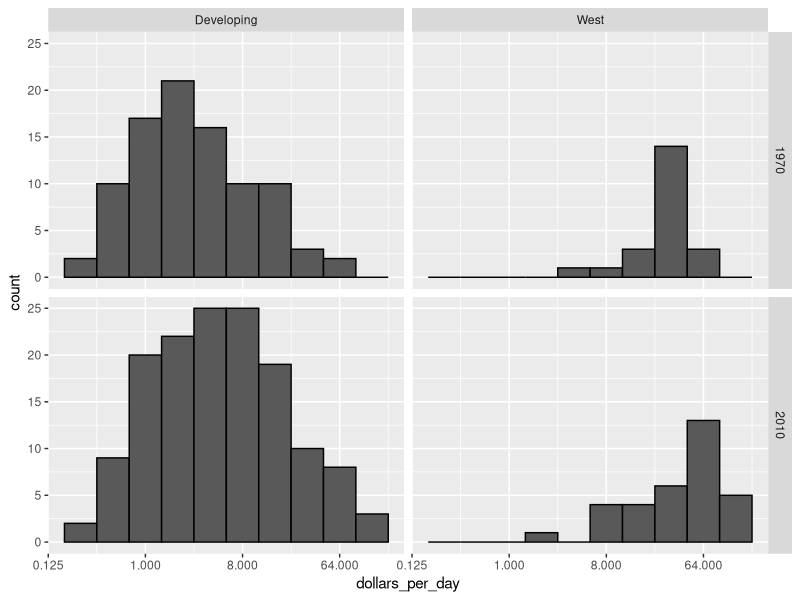
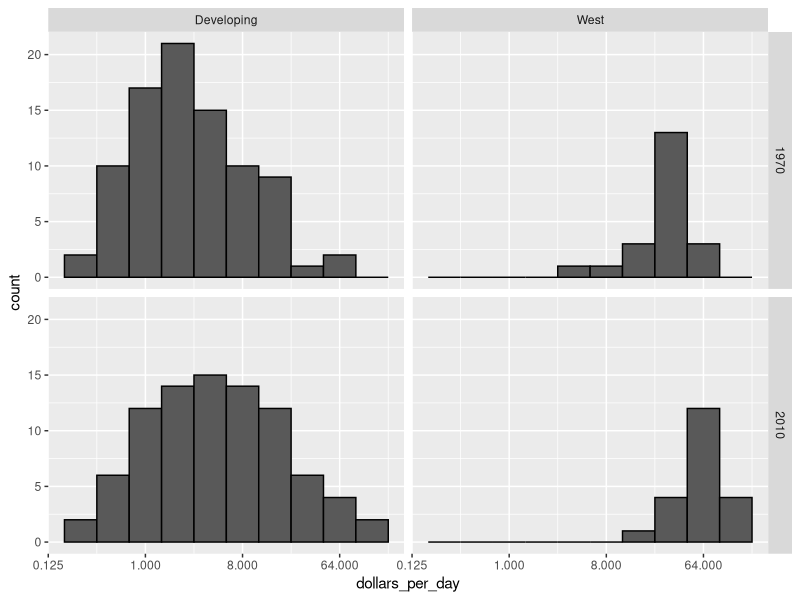
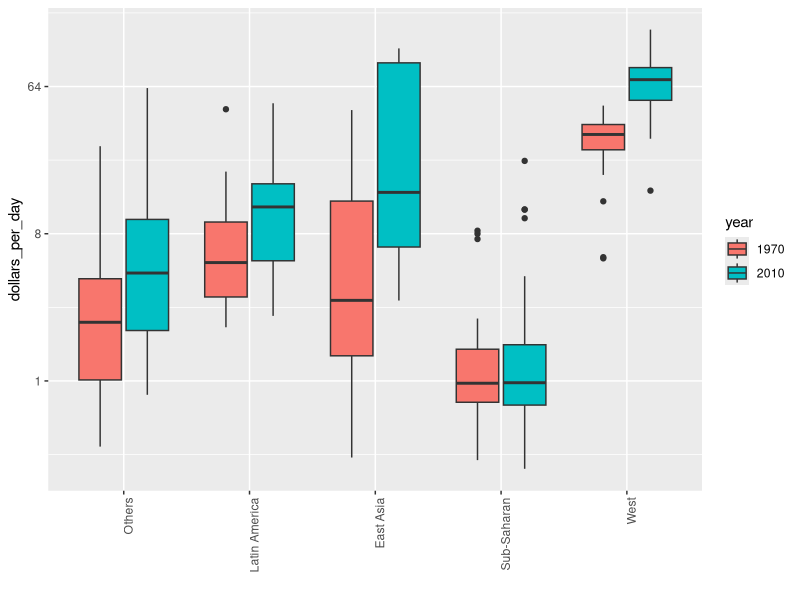

The R source for these figures, in order:
## ---- chunk 1
library(ggplot2) # for data visualization.
library(dslabs) # for accessing the dataset
library(dplyr) # for data manipulation
data(gapminder) # loading the dataset
## ---- chunk 2
gapminder <- gapminder %>% 
  mutate(dollars_per_day = gdp/population/365,# represent dollar per day earned 
    group = case_when(
    region %in% c("Western Europe", "Northern Europe","Southern Europe", 
                    "Northern America", 
                  "Australia and New Zealand") ~ "West",
    region %in% c("Eastern Asia", "South-Eastern Asia") ~ "East Asia",
    region %in% c("Caribbean", "Central America", 
                  "South America") ~ "Latin America",
    continent == "Africa" & 
      region != "Northern Africa" ~ "Sub-Saharan",
    TRUE ~ "Others"))
#turn this group into factor
gapminder <- gapminder %>% 
  mutate(group = factor(group, levels = c("Others", "Latin America", 
                                          "East Asia", "Sub-Saharan",
                                          "West")))
## ---- chunk 3
past_year <- 1970
present_year <- 2010
years <- c(past_year, present_year)
gapminder %>% 
  filter(year %in% years & !is.na(gdp)) %>%
  mutate(west = ifelse(group == "West", "West", "Developing")) %>%
  ggplot(aes(dollars_per_day)) +
  geom_histogram(binwidth = 1, color = "black") +
  scale_x_continuous(trans = "log2") + 
  facet_grid(year ~ west)
## ---- chunk 4
country_list_1 <- gapminder %>% 
  filter(year == past_year & !is.na(dollars_per_day)) %>% 
  pull(country)

country_list_2 <- gapminder %>% 
  filter(year == present_year & !is.na(dollars_per_day)) %>% 
  pull(country)
      
country_list <- intersect(country_list_1, country_list_2)
## ---- chunk 5
gapminder %>% 
  filter(year %in% years & !is.na(gdp)& country %in% country_list) %>%
  mutate(west = ifelse(group == "West", "West", "Developing")) %>%
  ggplot(aes(dollars_per_day)) +
  geom_histogram(binwidth = 1, color = "black") +
  scale_x_continuous(trans = "log2") + 
  facet_grid(year ~ west)
## ---- chunk 6
gapminder %>% 
  filter(year %in% years & country %in% country_list) %>%
  mutate(year = factor(year)) %>%
  ggplot(aes(group, dollars_per_day, fill = year)) +
  geom_boxplot() +
  theme(axis.text.x = element_text(angle = 90, hjust = 1)) +
  scale_y_continuous(trans = "log2") +
  xlab("") 
